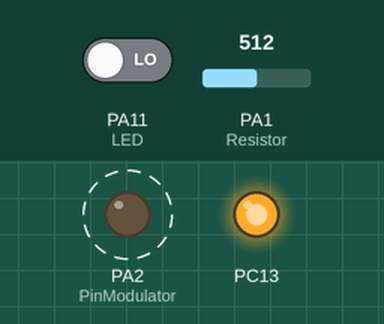
Simulated run of this sketch. Board: STM32 Blue Pill. Parts: output pins drawn as LEDs (lit = HIGH). Dashed ring = blinking. Inputs (shaded band) come from the test bench; at power-on: PA1 (Resistor) = 512, PA11 (LED) LOW. What the sketch prints to the serial monitor is not drawn.

Above: at 1.2 s.
1.3 s: PA1 (Resistor) set to 1023
At 1.82 s:
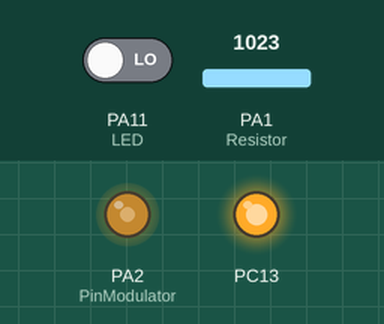
4.3 s: PA1 (Resistor) set to 122
7.3 s: PA11 (LED) driven HIGH
At 7.52 s:
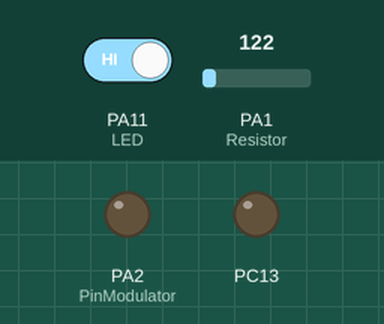
10.3 s: PA1 (Resistor) set to 13
13.3 s: PA1 (Resistor) set to 10
At 14.9 s:
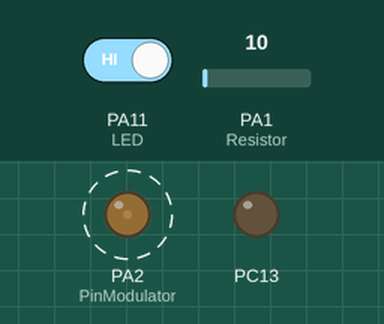
16.3 s: PA1 (Resistor) set to 306
At 16.5 s:
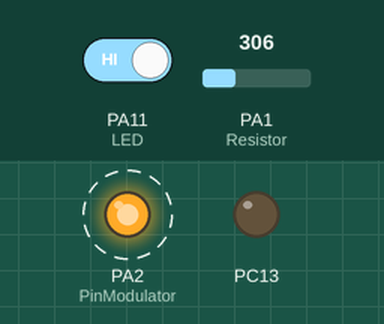
Timing chart, 0 to 20.3 s (numbered marks = the images above; inputs shaded):
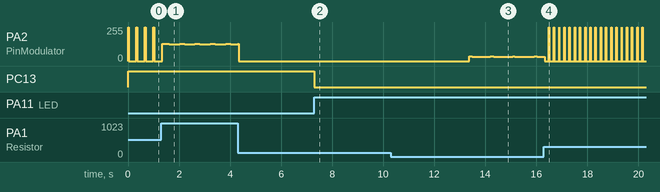

The sketch:

sketch_may24b.ino
```cpp
//#define PinModulator 3
#define GND PA0
#define PinModulator PA2
#define Resistor PA1
#define LED PA11

bool modulator = true;
unsigned long Timer1, Timer2;

void setup() {
  Serial.begin(115200);
  // put your setup code here, to run once:
  pinMode(PinModulator, OUTPUT);
  pinMode(GND, OUTPUT);
  pinMode(PC13, OUTPUT);
  pinMode(LED, INPUT);
}

void loop() {
  if (digitalRead(LED)) {
    digitalWrite(PC13, false);
  } else {
    digitalWrite(PC13, true);
  }
  int R = analogRead(Resistor);
  double Y = map(R, 0, 1023, 12000, 650000);
  if (Y > 600000) {
    Y = 0;
  } else {
    Y = Y / 360;
    Serial.println(Y);
  }

  // put your main code here, to run repeatedly:
  if (!modulator && micros() - Timer1 >= Y * 330) {  //11999 //183333
    Timer2 = micros();
    modulator = true;
  } else {
    if (modulator && micros() - Timer2 >= Y * 30) {  //999 //16666
      Timer1 = micros();
      modulator = false;
    }
  }

  digitalWrite(PinModulator, modulator);
}
```

Measured:
- the behaviour switches between 12 and 11 on PA1 (Resistor) (found by bisection; images 2 and 3)
- after the input at 7.3 s, PC13: HIGH → LOW at once
- after the input at 13.3 s, PA2 (PinModulator): alternates 37/255 for 0.12 s and 31/255 for 0.76 s, starting after 0.07 s
- after the input at 16.3 s, PA2 (PinModulator): alternates 255/255 for 0.02 s and 0/255 for 0.19 s, starting at once
